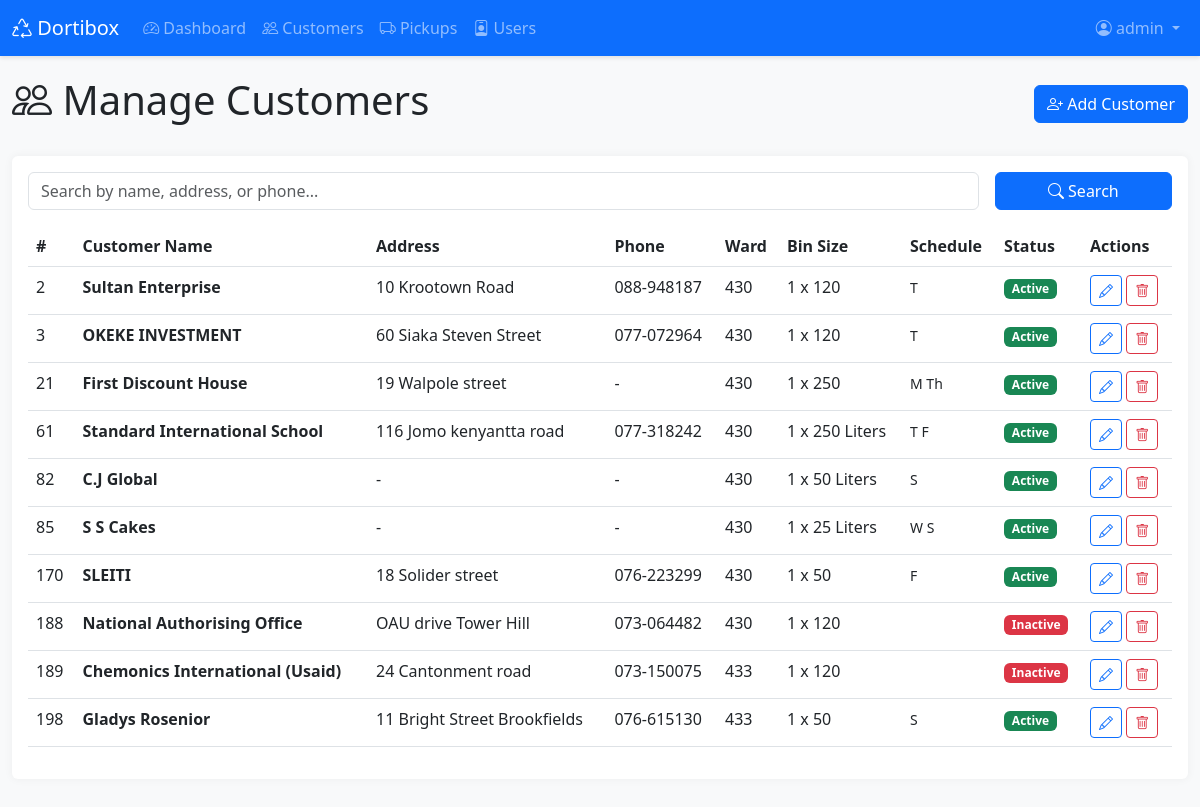
The app's page /admin/customers?subscription=expiring_month (signed in), older data.
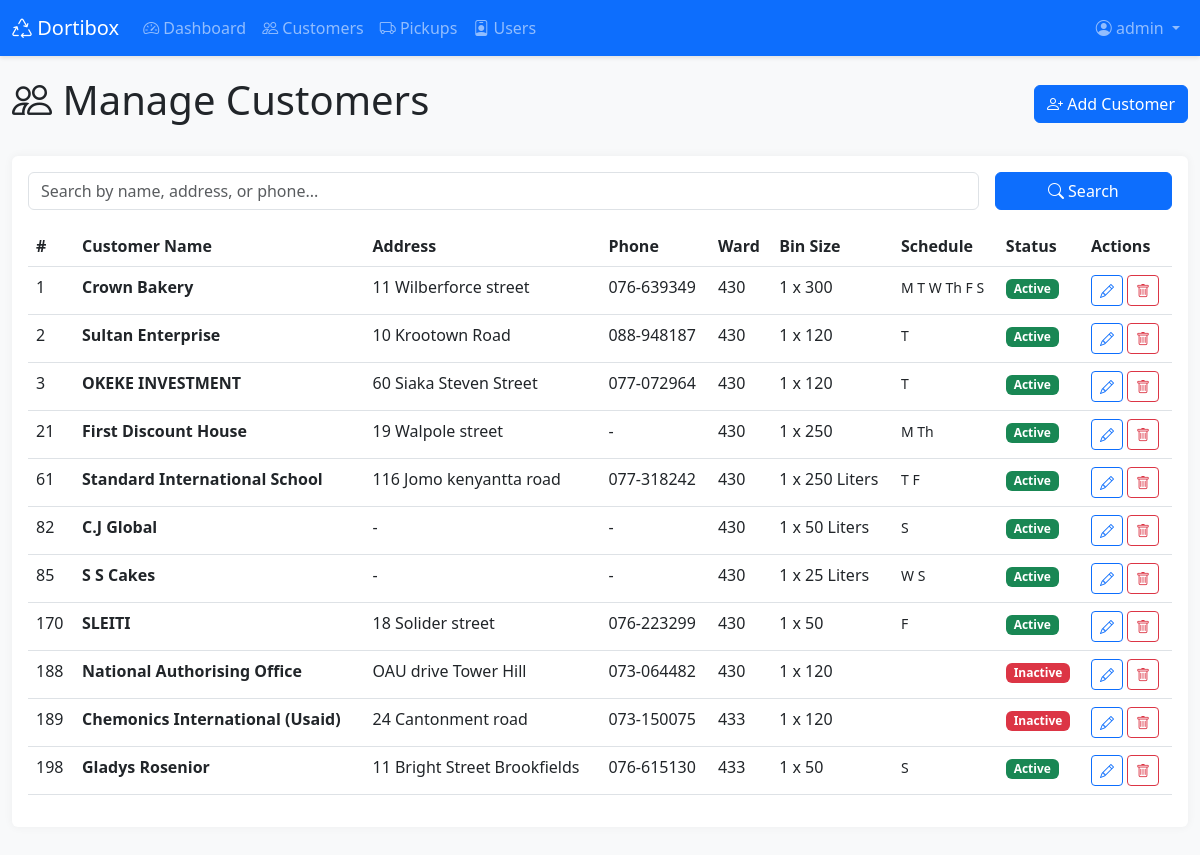
The same page, newer data.
### app.py (models this page shows, shortened)
class Customer(db.Model):
    id = db.Column(db.Integer, primary_key=True)
    customer_number = db.Column(db.Integer)
    customer_name = db.Column(db.String(200), nullable=False)
    address = db.Column(db.String(300))
    phone_number = db.Column(db.String(50))
    type = db.Column(db.String(100))
    ward = db.Column(db.String(100))
    bin_size = db.Column(db.String(50))  # Now stores multiple sizes like "300L, 50L"
    bin_qty = db.Column(db.Integer)
    frequency = db.Column(db.String(50))
    time = db.Column(db.String(50))
    monday = db.Column(db.Integer, default=0)
    tuesday = db.Column(db.Integer, default=0)
    wednesday = db.Column(db.Integer, default=0)
    thursday = db.Column(db.Integer, default=0)
    friday = db.Column(db.Integer, default=0)
    saturday = db.Column(db.Integer, default=0)
    sales_rep = db.Column(db.String(100))
    payment_type = db.Column(db.String(100))
    subscription_start = db.Column(db.Date)
    subscription_end = db.Column(db.Date)
    active = db.Column(db.String(10))
    target_month_start = db.Column(db.Date)
    target_month_end = db.Column(db.Date)
    month_acquired = db.Column(db.String(50))
    amount_paid = db.Column(db.Float)
    pickups = db.relationship('Pickup', backref='customer', lazy=True, cascade='all, delete-orphan')

### app.py (the view, shortened to what this page needs)
@app.route('/admin/customers')
@admin_required
def admin_customers():
    page = request.args.get('page', 1, type=int)
    search = request.args.get('search', '')
    ward_filter = request.args.get('ward', '')
    status_filter = request.args.get('status', '')
    subscription_filter = request.args.get('subscription', '')
    query = Customer.query
    if search:
        query = query.filter(
            (Customer.customer_name.contains(search)) |
            (Customer.address.contains(search)) |
            (Customer.phone_number.contains(search))
        )
    if ward_filter:
        query = query.filter(Customer.ward == ward_filter)
    if status_filter == 'active':
        query = query.filter((Customer.active == 'Yes') | (Customer.active == 'yes'))
    elif status_filter == 'inactive':
        query = query.filter(Customer.active == 'No')
    today = date.today()
    if subscription_filter == 'expired':
        query = query.filter(
            Customer.subscription_end.isnot(None),
            Customer.subscription_end < today
        )
    elif subscription_filter == 'expiring_month':
        month_from_now = today + timedelta(days=30)
        query = query.filter(
            Customer.subscription_end.isnot(None),
            Customer.subscription_end >= today,
            Customer.subscription_end <= month_from_now
        )
    elif subscription_filter == 'no_date':
        query = query.filter(Customer.subscription_end.is_(None))
    customers = query.order_by(Customer.customer_number).paginate(
        page=page, per_page=20, error_out=False
    )
    wards = db.session.query(Customer.ward).filter(Customer.ward.isnot(None)).distinct().order_by(Customer.ward).all()
    wards = [w[0] for w in wards if w[0]]
    return render_template('admin_customers.html',
                         customers=customers,
                         search=search,
                         ward_filter=ward_filter,
                         status_filter=status_filter,
                         subscription_filter=subscription_filter,
                         wards=wards,
                         today=today)

### app.py (called while the page is built)
@app.context_processor
def inject_now():
    return {
        'now': datetime.now,
        'abs': abs  # Add abs function
    }

def admin_required(f):
    @wraps(f)
    def decorated_function(*args, **kwargs):
        if 'user_id' not in session:
            flash('Please log in to access this page.', 'warning')
            return redirect(url_for('login'))
        user = User.query.get(session['user_id'])
        if user.role != 'admin':
            flash('You do not have permission to access this page.', 'danger')
            return redirect(url_for('dashboard'))
        return f(*args, **kwargs)
    return decorated_function

### templates/admin_customers.html (shortened to what this page needs)
{% extends "base.html" %}
{% block content %}
<div class="container-fluid">
    <div class="d-flex justify-content-between align-items-center mb-4">
        <h1><i class="bi bi-people"></i> Manage Customers</h1>
        <a href="{{ url_for('add_customer') }}" class="btn btn-primary">
            <i class="bi bi-person-plus"></i> Add Customer
        </a>
    </div>
    <div class="card">
        <div class="card-body">
            <form method="GET" class="row g-3 mb-3">
                <div class="col-md-10">
                    <input type="text" class="form-control" name="search"
                           placeholder="Search by name, address, or phone..."
                           value="{{ search }}">
                </div>
                <div class="col-md-2">
                    <button type="submit" class="btn btn-primary w-100">
                        <i class="bi bi-search"></i> Search
                    </button>
                </div>
            </form>
            <div class="table-responsive">
                <table class="table table-hover">
                    <thead>
                        <tr>
                            <th>#</th>
                            <th>Customer Name</th>
                            <th>Address</th>
                            <th>Phone</th>
                            <th>Ward</th>
                            <th>Bin Size</th>
                            <th>Schedule</th>
                            <th>Status</th>
                            <th>Actions</th>
                        </tr>
                    </thead>
                    <tbody>
                        {% for customer in customers.items %}
                        <tr>
                            <td>{{ customer.customer_number or '-' }}</td>
                            <td><strong>{{ customer.customer_name }}</strong></td>
                            <td>{{ customer.address or '-' }}</td>
                            <td>{{ customer.phone_number or '-' }}</td>
                            <td>{{ customer.ward or '-' }}</td>
                            <td>{{ customer.bin_qty or 0 }} x {{ customer.bin_size or 'N/A' }}</td>
                            <td>
                                <small>
                                    {% if customer.monday %}M{% endif %}
                                    {% if customer.tuesday %}T{% endif %}
                                    {% if customer.wednesday %}W{% endif %}
                                    {% if customer.thursday %}Th{% endif %}
                                    {% if customer.friday %}F{% endif %}
                                    {% if customer.saturday %}S{% endif %}
                                </small>
                            </td>
                            <td>
                                {% if customer.active in ['Yes', 'yes'] %}
                                <span class="badge bg-success">Active</span>
                                {% else %}
                                <span class="badge bg-danger">Inactive</span>
                                {% endif %}
                            </td>
                            <td class="table-actions">
                                <a href="{{ url_for('edit_customer', id=customer.id) }}"
                                   class="btn btn-sm btn-outline-primary">
                                    <i class="bi bi-pencil"></i>
                                </a>
                                <form method="POST" action="{{ url_for('delete_customer', id=customer.id) }}"
                                      style="display:inline;"
                                      onsubmit="return confirm('Are you sure you want to delete this customer?');">
                                    <button type="submit" class="btn btn-sm btn-outline-danger">
                                        <i class="bi bi-trash"></i>
                                    </button>
                                </form>
                            </td>
                        </tr>
                        {% endfor %}
                    </tbody>
                </table>
            </div>
        </div>
    </div>
</div>
{% endblock %}

### templates/base.html (shortened to what this page needs)
<!DOCTYPE html>
<html lang="en">
<head>
    <link href="https://cdn.jsdelivr.net/npm/bootstrap@5.3.0/dist/css/bootstrap.min.css" rel="stylesheet">
    <link rel="stylesheet" href="https://cdn.jsdelivr.net/npm/bootstrap-icons@1.10.0/font/bootstrap-icons.css">
</head>
<body>
    {% if session.user_id %}
    <nav class="navbar navbar-expand-lg navbar-dark bg-primary">
        <div class="container-fluid">
            <a class="navbar-brand" href="{{ url_for('dashboard') }}">
                <i class="bi bi-recycle"></i> Dortibox
            </a>
            <div class="collapse navbar-collapse" id="navbarNav">
                <ul class="navbar-nav me-auto">
                    {% if session.role == 'admin' %}
                    <li class="nav-item">
                        <a class="nav-link" href="{{ url_for('dashboard') }}">
                            <i class="bi bi-speedometer2"></i> Dashboard
                        </a>
                    </li>
                    <li class="nav-item">
                        <a class="nav-link" href="{{ url_for('admin_customers') }}">
                            <i class="bi bi-people"></i> Customers
                        </a>
                    </li>
                    <li class="nav-item">
                        <a class="nav-link" href="{{ url_for('admin_pickups') }}">
                            <i class="bi bi-truck"></i> Pickups
                        </a>
                    </li>
                    <li class="nav-item">
                        <a class="nav-link" href="{{ url_for('admin_users') }}">
                            <i class="bi bi-person-badge"></i> Users
                        </a>
                    </li>
                    {% else %}
                    <li class="nav-item">
                        <a class="nav-link" href="{{ url_for('dashboard') }}">
                            <i class="bi bi-calendar-check"></i> Today's Pickups
                        </a>
                    </li>
                    {% endif %}
                </ul>
                <ul class="navbar-nav">
                    <li class="nav-item dropdown">
                        <a class="nav-link dropdown-toggle" href="#" id="userDropdown" role="button" data-bs-toggle="dropdown">
                            <i class="bi bi-person-circle"></i> {{ session.username }}
                        </a>
                    </li>
                </ul>
            </div>
        </div>
    </nav>
    {% endif %}
    <div class="container-fluid main-content">
        {% block content %}{% endblock %}
    </div>
</body>
</html>

### templates/base.html (style rules this page uses)
body { min-height: 100vh; background-color: #f8f9fa; }
.navbar { box-shadow: 0 2px 4px rgba(0,0,0,.1); }
.main-content { padding: 20px 0; }
.card { box-shadow: 0 0 10px rgba(0,0,0,.05); border: none; margin-bottom: 20px; }
.table-actions { white-space: nowrap; }

Row changes from the older to the newer data that the page shows:
now on this page (row edited): Customer: customer_number "1", customer_name "Crown Bakery", address "11 Wilberforce street", phone_number "076-639349", ward "430", bin_qty "1", bin_size "300", monday "M", tuesday "T", wednesday "W", thursday "Th", friday "F", saturday "S", active "Active"
